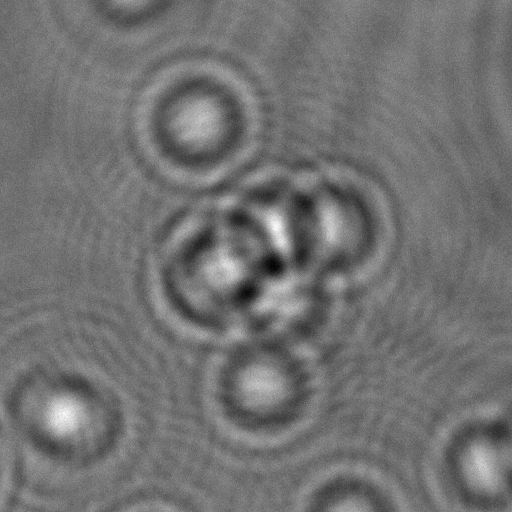
%> input picture matlab_ihrri_toolbox/data/2019_06_07_billes1mu_63_JOSAA/Basler daA1920-30um (22030948)_20190607_122251706_0012_crop.tiff, 512 x 512 px
$ octave test_yoann2.m   (GNU Octave 9; MATLAB toolbox functions it lacks are replaced by stand-ins)
%> lines starting %> are read from the running program, lines starting %| are printed output that depends on the picture
clear all;
close all;
clc;

addpath(genpath('./'));

%Nombre de répétitions
repetition = 100;

hologramme = double ( imread('./data/2019_06_07_billes1mu_63_JOSAA/Basler daA1920-30um (22030948)_20190607_122251706_0012_crop.tiff') );
%> hologramme: size 512x512 double; min 8736, max 27968, mean 17354.3; mean of the top-left, top-right, bottom-left and bottom-right quarters 17420.9, 17312.7, 17499.7, 17184.1

hologramme = sqrt(hologramme);
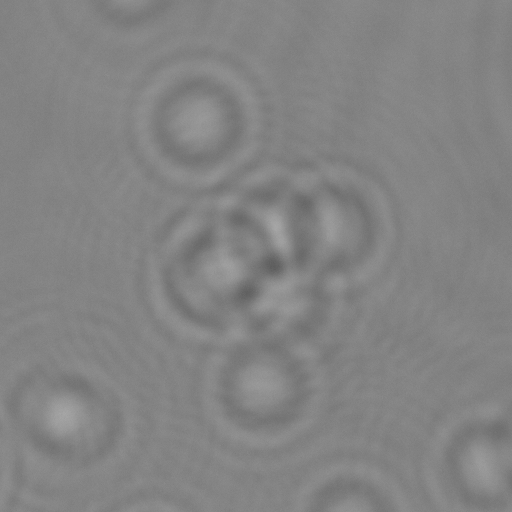
%> hologramme: size 512x512 double; min 93.47, max 167.2, mean 131.6

taille_initiale = size(hologramme);
%> taille_initiale = [512 512]
taille_finale = [2*taille_initiale(1), 2*taille_initiale(2)];
%> taille_finale = [1024 1024]

moyenne = median(hologramme(:));
%> moyenne = 131.8
hologramme = hologramme/moyenne;

figure, imagesc(hologramme), colorbar, colormap(gray), title('Hologramme initial');

hologramme_optimal = ones( taille_finale(1), taille_finale(2) ) ;
hologramme_optimal( taille_initiale(1)/2+1 : 3*taille_initiale(1)/2, taille_initiale(2)/2+1 : 3*taille_initiale(2)/2 ) = hologramme;
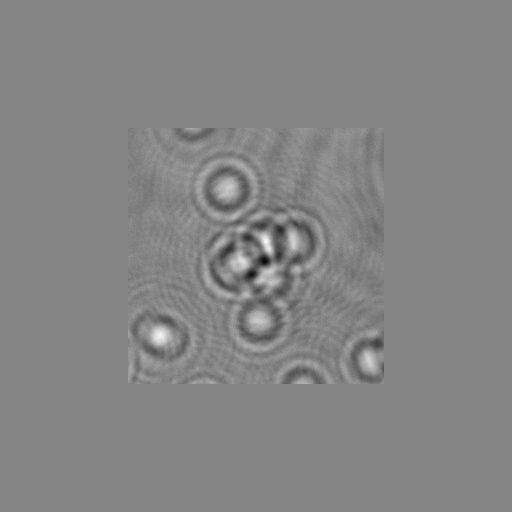
%> hologramme_optimal: size 1024x1024 double (shown at 1/2 size); min 0.709, max 1.27, mean 1; drawn with min black and max white
sqrt_holo = hologramme_optimal;

%Paramètres
z_s = 0.25*7.2822e-6 ;
mag = 56.7;
lambda = 532e-9;
n_0 = 1.52;
pixel_size = 2.2e-6 / mag;
fov_width = taille_finale(1);
%> fov_width = 1024
fov_height = taille_finale(2);
%> fov_height = 1024

%On récupère les 2 kernel
%> (the run ends here)
